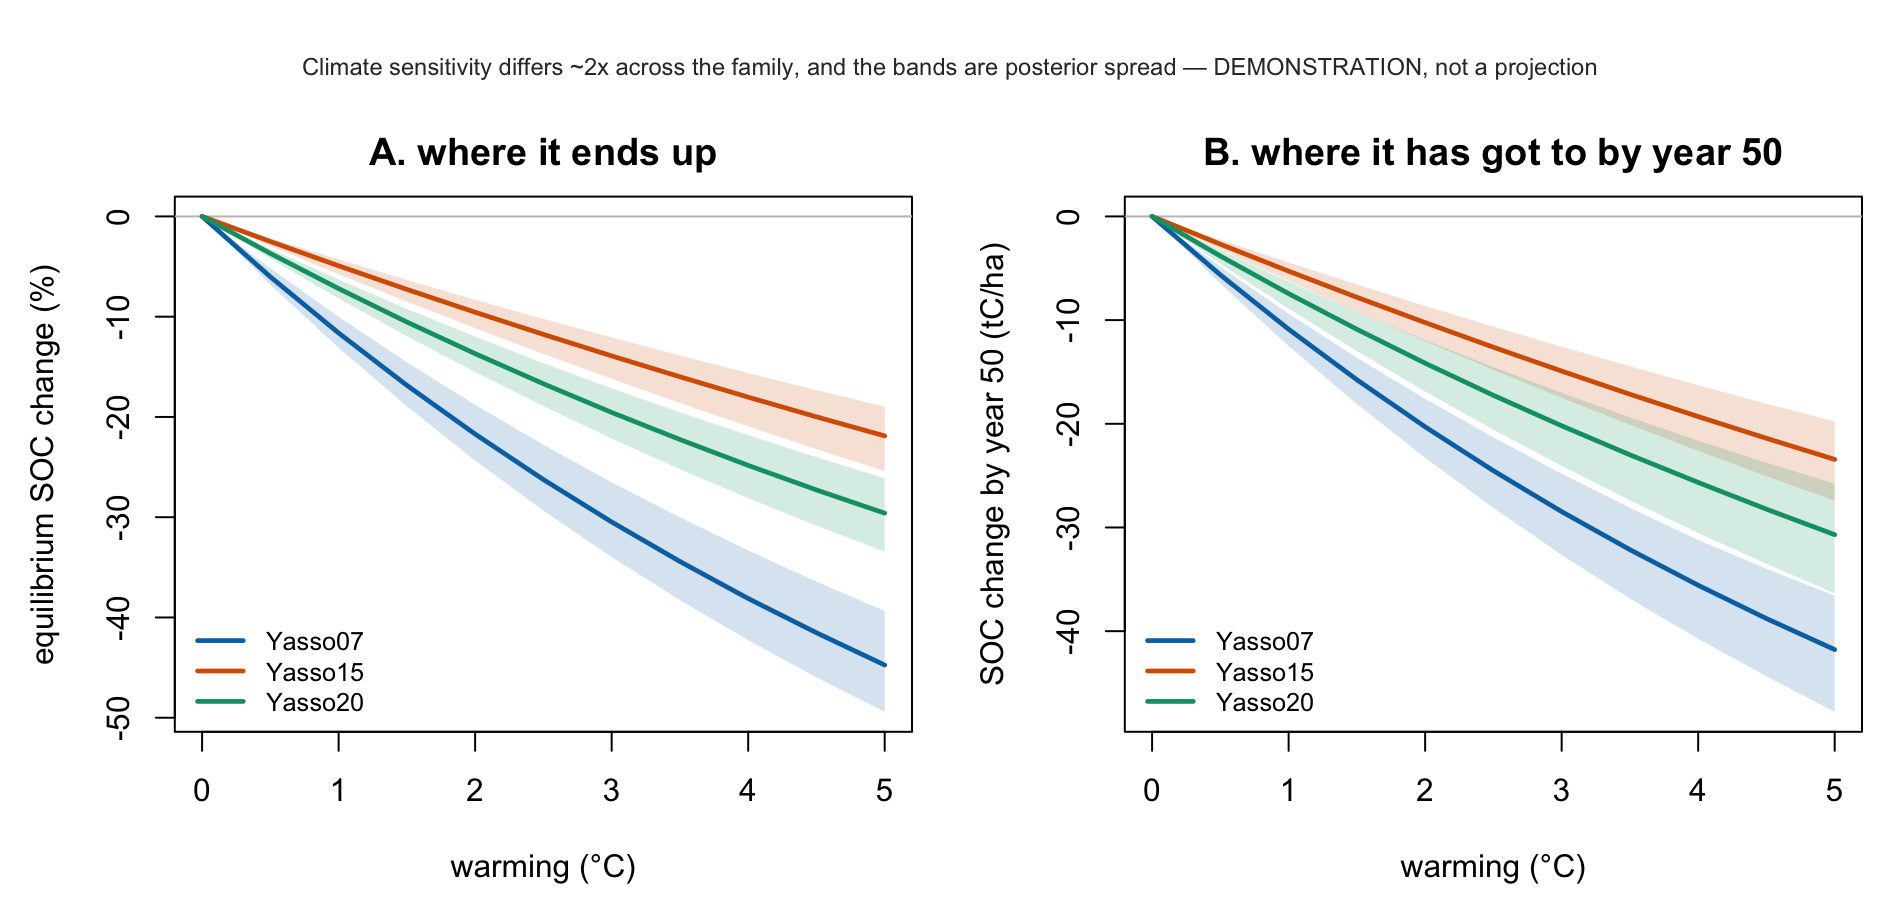

Here is the R script that generated this plot:
# =============================================================================
# climate_sensitivity_sweep.R   (2026-08-14)
#
# WHY. The 2.3x spread in climate sensitivity across the Yasso family does not
# appear in ANY existing figure -- and equifinality_forecast.png actively hides
# it, because its three panels carry independent x-axes. This puts all models on
# one pair of shared axes, with the posterior propagated rather than a median, so
# the between-model divergence and the within-model uncertainty are visible
# together and can be compared by eye.
#
# It is also a prototype of the "climate reactivity" panel of the two-calibration
# experiment recorded in the storyline note (restrictive vs permissive
# sigma_input): the same sweep, run on two calibrations, is that comparison.
#
# WHAT IT SHOWS, per model, over a warming sweep:
#   (A) equilibrium fractional SOC change  -- where the system ends up
#   (B) change realised by year HORIZ      -- where it has GOT to by then;
#       this is the panel MRT governs, because MRT is the time constant
#
# ⚠ Same approximations as equifinality_forecast.R: single-exponential transient
# on the bulk MRT, step change rather than a trajectory, common J_bar for scale.
# A DEMONSTRATION of divergence, not a projection to quote.
#
# Usage:  Rscript doublechecks/climate_sensitivity_sweep.R [N_DRAW] [DTMAX]
# =============================================================================

suppressWarnings(suppressMessages({
  a <- commandArgs(trailingOnly = TRUE)
  N_DRAW <- if (length(a) >= 1) as.integer(a[[1]]) else 600L
  DTMAX  <- if (length(a) >= 2) as.numeric(a[[2]]) else 5.0
  library(BayesianTools)
}))
set.seed(2025)
J_BAR <- 2.511
HORIZ <- 50
DTS   <- seq(0, DTMAX, by = 0.5)

RID <- c(Yasso07 = "20260812_080941", Yasso15 = "20260812_080940", Yasso20 = "20260812_080940")

setup <- function(M) {
  src <- readLines(sprintf("Calibration_real_data_transient/run_%s_transient_calibration.R", M),
                   warn = FALSE)
  cut <- grep("^t_run <- system.time", src)[1]
  e <- new.env(parent = globalenv())
  invisible(capture.output(suppressMessages(
    source(textConnection(paste(src[seq_len(cut-1)], collapse="\n")), local = e))))
  st <- grep("ll_fn <- make_likelihood", src)[1]; op <- 0L; en <- NA_integer_
  for (i in seq(st, length(src))) {
    ch <- strsplit(src[i], "")[[1]]; op <- op + sum(ch=="(") - sum(ch==")")
    if (op == 0L) { en <- i; break }
  }
  ml <- as.list(str2lang(sub("^\\s*ll_fn\\s*<-\\s*","",
                             paste(src[seq(st,en)], collapse="\n"))))[-1]
  e$.to_original <- eval(ml[["to_original"]], envir = e)
  e$.assemble    <- eval(ml[["assemble_params"]], envir = e)
  e
}

ref <- local({
  e <- setup("Yasso15")
  plots <- get("plots", e); cbp <- get("climate_by_plot", e); lms <- get("litter_means", e)
  clim <- data.frame(
    temp_mean      = mean(vapply(plots, function(p) mean(cbp[[p]]$temp_mean),      numeric(1))),
    temp_amplitude = mean(vapply(plots, function(p) mean(cbp[[p]]$temp_amplitude), numeric(1))),
    precip         = mean(vapply(plots, function(p) mean(cbp[[p]]$precip),         numeric(1))))
  gm <- function(f) rowMeans(vapply(plots, function(p) as.numeric(lms[[p]][[f]]), numeric(4)))
  nwl <- gm("nwl_mean"); fwl <- gm("fwl_mean"); cwl <- gm("cwl_mean")
  tot <- sum(nwl) + sum(fwl) + sum(cwl)
  list(clim = clim, nwl = nwl/tot, fwl = fwl/tot, cwl = cwl/tot)
})

mrt_fun <- function(M, e) {
  if (M == "Yasso07") {
    ss <- get("yasso07_steady_state", e); cxm <- get("compute_xi_mean_yasso07", e)
    function(p, clim) {
      mp <- e$.assemble(p)
      sum(ss(mp, ref$nwl, ref$fwl, ref$cwl,
             cxm(clim, mp[["beta1"]], mp[["beta2"]], mp[["gamma"]])))
    }
  } else {
    ss <- get("yasso15_steady_state", e); cxm <- get("compute_xi_mean_yasso15", e)
    .ypn <- sprintf("%s_PARAM_NAMES", toupper(M))
    YP <- if (exists(.ypn, envir = e, inherits = FALSE)) get(.ypn, envir = e) else NULL
    function(p, clim) {
      mp <- e$.assemble(p)
      xi <- cxm(clim_ss = clim, params = if (is.null(YP)) mp else mp[YP])
      sum(ss(mp, ref$nwl, ref$fwl, ref$cwl, xi, precip_mean = clim$precip))
    }
  }
}

sweep <- list()
for (M in names(RID)) {
  e <- setup(M); f <- mrt_fun(M, e); p_def <- e$.to_original(get("best_x", e))
  ch <- readRDS(sprintf("Calibration_real_data_transient/runs/%s_chains_%s.rds", M, RID[[M]]))
  S  <- do.call(rbind, lapply(ch, function(s) getSample(s, parametersOnly = FALSE, start = 2)))
  xn <- names(get("best_x", e))
  idx <- round(seq(1, nrow(S), length.out = min(N_DRAW, nrow(S))))

  # MRT(draw, dT) and the draw's sigma_input
  P  <- lapply(idx, function(i) e$.to_original(S[i, xn]))
  si <- vapply(P, function(p) unname(p[["sigma_input"]]), numeric(1))
  Mm <- vapply(DTS, function(dt) {
    cl <- ref$clim; cl$temp_mean <- cl$temp_mean + dt
    vapply(P, function(p) tryCatch(f(p, cl), error = function(z) NA_real_), numeric(1))
  }, numeric(length(P)))                       # draws x length(DTS)

  ok <- apply(is.finite(Mm), 1, all)
  Mm <- Mm[ok, , drop = FALSE]; si <- si[ok]
  C  <- si * J_BAR * Mm                        # equilibrium stock at each dT
  eq <- C / C[, 1] - 1                         # (A) fractional equilibrium change
  tr <- (C - C[, 1]) * (1 - exp(-HORIZ / Mm[, 1]))   # (B) realised by year HORIZ
  sweep[[M]] <- list(eq = eq, tr = tr, mrt0 = Mm[, 1], n = nrow(Mm))
  cat(sprintf("%-8s n=%4d | MRT0 %.1f yr | at +2C: eq %+.1f%%  realised %+.2f tC/ha\n",
              M, nrow(Mm), median(Mm[, 1]),
              100*median(eq[, DTS == 2]), median(tr[, DTS == 2])))
}
saveRDS(list(DTS = DTS, sweep = sweep), "doublechecks/climate_sensitivity_sweep.rds")

cols <- c(Yasso07 = "#0072B2", Yasso15 = "#D55E00", Yasso20 = "#009E73")
png("doublechecks/climate_sensitivity_sweep.png", width = 1900, height = 900, res = 190)
par(mfrow = c(1, 2), mar = c(4.4, 4.6, 2.4, 1.0), oma = c(0, 0, 2.8, 0))

bandplot <- function(get, ylab, main, pct = FALSE) {
  ys <- lapply(sweep, function(s) apply(get(s), 2, quantile, c(.025,.5,.975), na.rm = TRUE))
  yl <- range(unlist(ys)) * if (pct) 100 else 1
  plot(NA, xlim = range(DTS), ylim = yl, xlab = "warming (°C)", ylab = ylab, main = main)
  abline(h = 0, col = "grey75")
  for (M in names(sweep)) {
    q <- ys[[M]] * if (pct) 100 else 1
    polygon(c(DTS, rev(DTS)), c(q[1, ], rev(q[3, ])), border = NA,
            col = adjustcolor(cols[M], 0.18))
    lines(DTS, q[2, ], col = cols[M], lwd = 2.4)
  }
  legend("bottomleft", names(sweep), col = cols[names(sweep)], lwd = 2.4, bty = "n", cex = 0.8)
}
bandplot(function(s) s$eq, "equilibrium SOC change (%)", "A. where it ends up", pct = TRUE)
bandplot(function(s) s$tr, sprintf("SOC change by year %d (tC/ha)", HORIZ),
         sprintf("B. where it has got to by year %d", HORIZ))
mtext(paste0("Climate sensitivity differs ~2x across the family, and the bands are posterior spread ",
             "— DEMONSTRATION, not a projection"),
      side = 3, line = 0.6, outer = TRUE, cex = 0.75, col = "grey20")
dev.off()
cat("wrote doublechecks/climate_sensitivity_sweep.{rds,png}\n")
